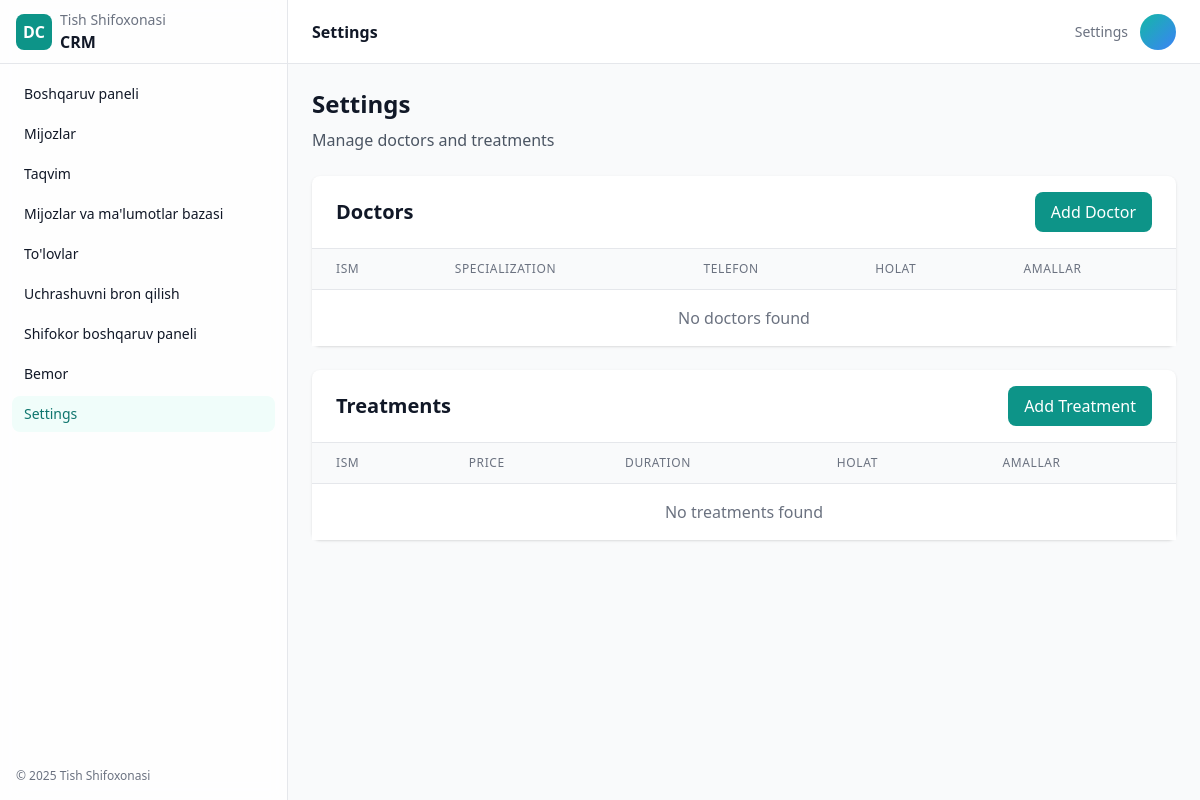
Before: /settings/ with the older database file.
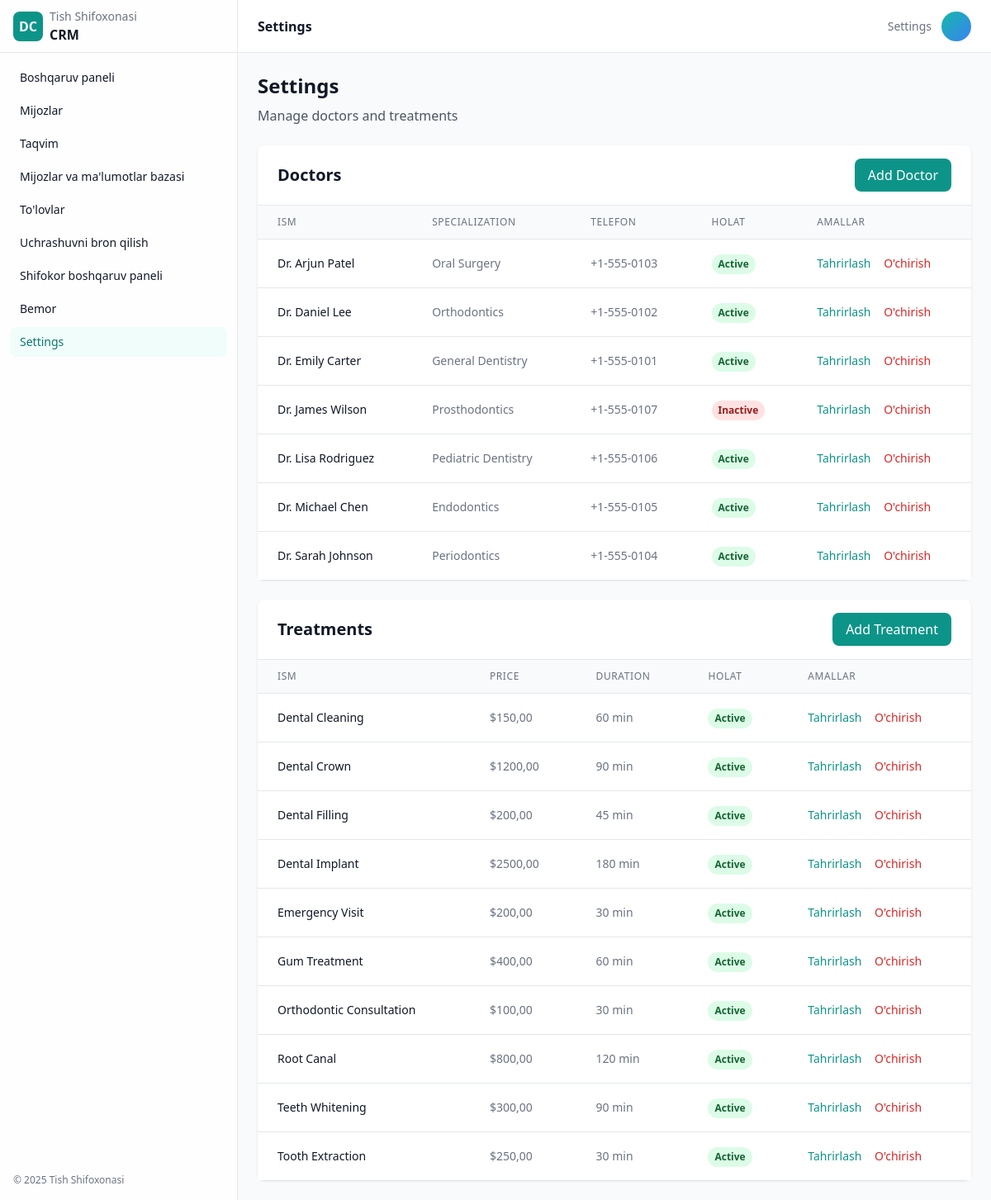
After: the same page with the newer database file.
### settings/models.py (models this page shows, shortened)
class Doctor(models.Model):
    name = models.CharField(max_length=100, verbose_name=_("Doctor Name"))
    specialization = models.CharField(max_length=100, verbose_name=_("Specialization"))
    phone = models.CharField(max_length=20, blank=True, verbose_name=_("Phone"))
    email = models.EmailField(blank=True, verbose_name=_("Email"))
    is_active = models.BooleanField(default=True, verbose_name=_("Active"))
    created_at = models.DateTimeField(auto_now_add=True)
    updated_at = models.DateTimeField(auto_now=True)
    class Meta:
        verbose_name = _("Doctor")
        verbose_name_plural = _("Doctors")
        ordering = ['name']

class Treatment(models.Model):
    name = models.CharField(max_length=100, verbose_name=_("Treatment Name"))
    description = models.TextField(blank=True, verbose_name=_("Description"))
    price = models.DecimalField(max_digits=10, decimal_places=2, verbose_name=_("Price"))
    duration_minutes = models.PositiveIntegerField(verbose_name=_("Duration (minutes)"))
    is_active = models.BooleanField(default=True, verbose_name=_("Active"))
    created_at = models.DateTimeField(auto_now_add=True)
    updated_at = models.DateTimeField(auto_now=True)
    class Meta:
        verbose_name = _("Treatment")
        verbose_name_plural = _("Treatments")
        ordering = ['name']

### settings/views.py (the view)
# urls.py: path('', views.settings_page, name='settings_page'),
def settings_page(request):
    doctors = Doctor.objects.all().order_by('name')
    treatments = Treatment.objects.all().order_by('name')
    context = {
        'doctors': doctors,
        'treatments': treatments,
    }
    return render(request, 'settings.html', context)

### dentalcrm/templatetags/translation_tags.py (called while the page is built)
@register.simple_tag(takes_context=True)
def trans(context, text):
    current_language = context['request'].session.get('django_language', 'uz')
    return get_translation(text, current_language)

### dentalcrm/translations.py (called while the page is built)
def get_translation(text, language='uz'):
    if language in TRANSLATIONS and text in TRANSLATIONS[language]:
        return TRANSLATIONS[language][text]
    return text

### templates/settings.html (shortened to what the changed rows need)
{% extends 'base.html' %}
{% load translation_tags %}
{% block content %}
<div class="min-h-screen flex">
  <div class="flex-1 flex flex-col min-w-0">
    <main class="p-4 md:p-6 space-y-6">
      <div>
        <h1 class="text-2xl font-bold text-gray-900 dark:text-white">{% trans "Settings" %}</h1>
      </div>
      <div class="bg-white dark:bg-gray-800 rounded-lg shadow">
            <div class="px-6 py-4 border-b border-gray-200 dark:border-gray-700">
                <div class="flex justify-between items-center">
                    <h2 class="text-xl font-semibold text-gray-900 dark:text-white">{% trans "Doctors" %}</h2>
                </div>
            </div>
            <div class="overflow-x-auto">
                <table class="min-w-full divide-y divide-gray-200 dark:divide-gray-700">
                    <thead class="bg-gray-50 dark:bg-gray-700">
                        <tr>
                            <th class="px-6 py-3 text-left text-xs font-medium text-gray-500 dark:text-gray-300 uppercase tracking-wider">{% trans "Name" %}</th>
                            <th class="px-6 py-3 text-left text-xs font-medium text-gray-500 dark:text-gray-300 uppercase tracking-wider">{% trans "Specialization" %}</th>
                            <th class="px-6 py-3 text-left text-xs font-medium text-gray-500 dark:text-gray-300 uppercase tracking-wider">{% trans "Phone" %}</th>
                            <th class="px-6 py-3 text-left text-xs font-medium text-gray-500 dark:text-gray-300 uppercase tracking-wider">{% trans "Status" %}</th>
                            <th class="px-6 py-3 text-left text-xs font-medium text-gray-500 dark:text-gray-300 uppercase tracking-wider">{% trans "Actions" %}</th>
                        </tr>
                    </thead>
                    <tbody class="bg-white dark:bg-gray-800 divide-y divide-gray-200 dark:divide-gray-700">
                        {% for doctor in doctors %}
                        <tr>
                            <td class="px-6 py-4 whitespace-nowrap text-sm font-medium text-gray-900 dark:text-white">{{ doctor.name }}</td>
                            <td class="px-6 py-4 whitespace-nowrap text-sm text-gray-500 dark:text-gray-400">{{ doctor.specialization }}</td>
                            <td class="px-6 py-4 whitespace-nowrap text-sm text-gray-500 dark:text-gray-400">{{ doctor.phone }}</td>
                            <td class="px-6 py-4 whitespace-nowrap">
                                <span class="inline-flex px-2 py-1 text-xs font-semibold rounded-full {% if doctor.is_active %}bg-green-100 text-green-800 dark:bg-green-900 dark:text-green-200{% else %}bg-red-100 text-red-800 dark:bg-red-900 dark:text-red-200{% endif %}">
                                    {% if doctor.is_active %}{% trans "Active" %}{% else %}{% trans "Inactive" %}{% endif %}
                                </span>
                            </td>
                            <td class="px-6 py-4 whitespace-nowrap text-sm font-medium">
                                <button onclick="editDoctor({{ doctor.id }}, '{{ doctor.name|escapejs }}', '{{ doctor.specialization|escapejs }}', '{{ doctor.phone|escapejs }}', '{{ doctor.email|escapejs }}', {{ doctor.is_active|yesno:"true,false" }})" class="text-teal-600 hover:text-teal-900 dark:text-teal-400 dark:hover:text-teal-300 mr-3">{% trans "Edit" %}</button>
                                <button onclick="confirmDelete('{% trans "Are you sure you want to delete this doctor?" %}', '{% url "doctor_delete" doctor.id %}', '{{ csrf_token }}')" class="text-red-600 hover:text-red-900 dark:text-red-400 dark:hover:text-red-300">{% trans "Delete" %}</button>
                            </td>
                        </tr>
                        {% empty %}
                        <tr>
                            <td colspan="5" class="px-6 py-4 text-center text-gray-500 dark:text-gray-400">{% trans "No doctors found" %}</td>
                        </tr>
                        {% endfor %}
                    </tbody>
                </table>
            </div>
        </div>
      <div class="bg-white dark:bg-gray-800 rounded-lg shadow">
            <div class="px-6 py-4 border-b border-gray-200 dark:border-gray-700">
                <div class="flex justify-between items-center">
                    <h2 class="text-xl font-semibold text-gray-900 dark:text-white">{% trans "Treatments" %}</h2>
                </div>
            </div>
            <div class="overflow-x-auto">
                <table class="min-w-full divide-y divide-gray-200 dark:divide-gray-700">
                    <thead class="bg-gray-50 dark:bg-gray-700">
                        <tr>
                            <th class="px-6 py-3 text-left text-xs font-medium text-gray-500 dark:text-gray-300 uppercase tracking-wider">{% trans "Name" %}</th>
                            <th class="px-6 py-3 text-left text-xs font-medium text-gray-500 dark:text-gray-300 uppercase tracking-wider">{% trans "Price" %}</th>
                            <th class="px-6 py-3 text-left text-xs font-medium text-gray-500 dark:text-gray-300 uppercase tracking-wider">{% trans "Duration" %}</th>
                            <th class="px-6 py-3 text-left text-xs font-medium text-gray-500 dark:text-gray-300 uppercase tracking-wider">{% trans "Status" %}</th>
                            <th class="px-6 py-3 text-left text-xs font-medium text-gray-500 dark:text-gray-300 uppercase tracking-wider">{% trans "Actions" %}</th>
                        </tr>
                    </thead>
                    <tbody class="bg-white dark:bg-gray-800 divide-y divide-gray-200 dark:divide-gray-700">
                        {% for treatment in treatments %}
                        <tr>
                            <td class="px-6 py-4 whitespace-nowrap text-sm font-medium text-gray-900 dark:text-white">{{ treatment.name }}</td>
                            <td class="px-6 py-4 whitespace-nowrap text-sm text-gray-500 dark:text-gray-400">${{ treatment.price }}</td>
                            <td class="px-6 py-4 whitespace-nowrap text-sm text-gray-500 dark:text-gray-400">{{ treatment.duration_minutes }} {% trans "min" %}</td>
                            <td class="px-6 py-4 whitespace-nowrap">
                                <span class="inline-flex px-2 py-1 text-xs font-semibold rounded-full {% if treatment.is_active %}bg-green-100 text-green-800 dark:bg-green-900 dark:text-green-200{% else %}bg-red-100 text-red-800 dark:bg-red-900 dark:text-red-200{% endif %}">
                                    {% if treatment.is_active %}{% trans "Active" %}{% else %}{% trans "Inactive" %}{% endif %}
                                </span>
                            </td>
                            <td class="px-6 py-4 whitespace-nowrap text-sm font-medium">
                                <button onclick="editTreatment({{ treatment.id }}, '{{ treatment.name|escapejs }}', '{{ treatment.description|escapejs }}', {{ treatment.price }}, {{ treatment.duration_minutes }}, {{ treatment.is_active|yesno:"true,false" }})" class="text-teal-600 hover:text-teal-900 dark:text-teal-400 dark:hover:text-teal-300 mr-3">{% trans "Edit" %}</button>
                                <button onclick="confirmDelete('{% trans "Are you sure you want to delete this treatment?" %}', '{% url "treatment_delete" treatment.id %}', '{{ csrf_token }}')" class="text-red-600 hover:text-red-900 dark:text-red-400 dark:hover:text-red-300">{% trans "Delete" %}</button>
                            </td>
                        </tr>
                        {% empty %}
                        <tr>
                            <td colspan="5" class="px-6 py-4 text-center text-gray-500 dark:text-gray-400">{% trans "No treatments found" %}</td>
                        </tr>
                        {% endfor %}
                    </tbody>
                </table>
            </div>
        </div>
    </div>
</div>
{% endblock %}

Changed rows visible on the page:
added Doctor: name "Dr. Arjun Patel", specialization "Oral Surgery", phone "+1-555-0103"
added Doctor: name "Dr. Daniel Lee", specialization "Orthodontics", phone "+1-555-0102"
added Doctor: name "Dr. Emily Carter", specialization "General Dentistry", phone "+1-555-0101"
added Doctor: name "Dr. James Wilson", specialization "Prosthodontics", phone "+1-555-0107", is_active False (drawn)
added Doctor: name "Dr. Lisa Rodriguez", specialization "Pediatric Dentistry", phone "+1-555-0106"
added Doctor: name "Dr. Michael Chen", specialization "Endodontics", phone "+1-555-0105"
added Doctor: name "Dr. Sarah Johnson", specialization "Periodontics", phone "+1-555-0104"
added Treatment: name "Dental Cleaning", price "150,00", duration_minutes "60"
added Treatment: name "Dental Crown", price "1200,00", duration_minutes "90"
added Treatment: name "Dental Filling", price "200,00", duration_minutes "45"
added Treatment: name "Dental Implant", price "2500,00", duration_minutes "180"
added Treatment: name "Emergency Visit", price "200,00", duration_minutes "30"
added Treatment: name "Gum Treatment", price "400,00", duration_minutes "60"
added Treatment: name "Orthodontic Consultation", price "100,00", duration_minutes "30"
added Treatment: name "Root Canal", price "800,00", duration_minutes "120"
added Treatment: name "Teeth Whitening", price "300,00", duration_minutes "90"
added Treatment: name "Tooth Extraction", price "250,00", duration_minutes "30"
Other visible differences:
text no longer shown: "No doctors found No treatments found"
